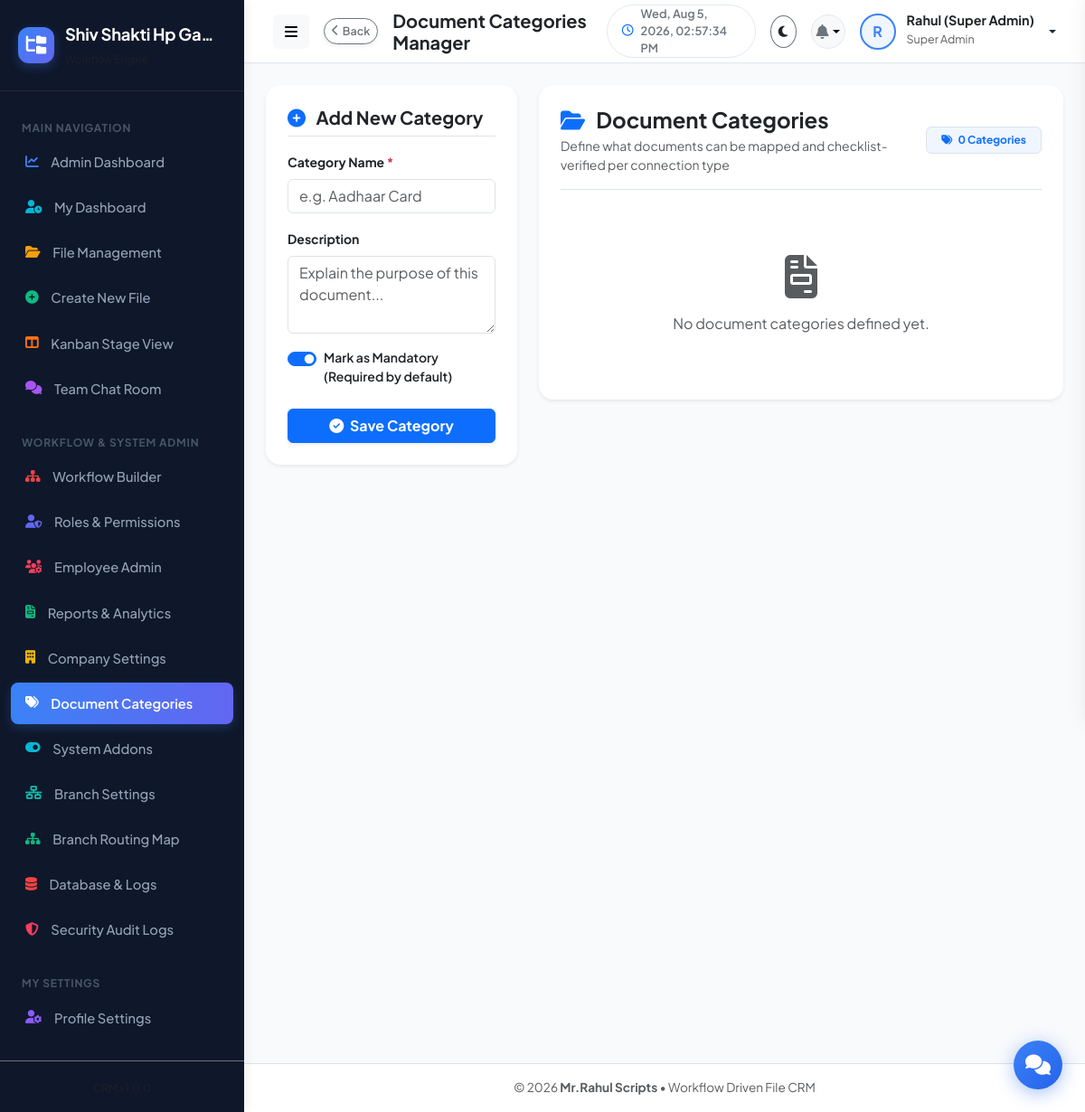
The app's page /admin/document-types.php (signed in), older data.
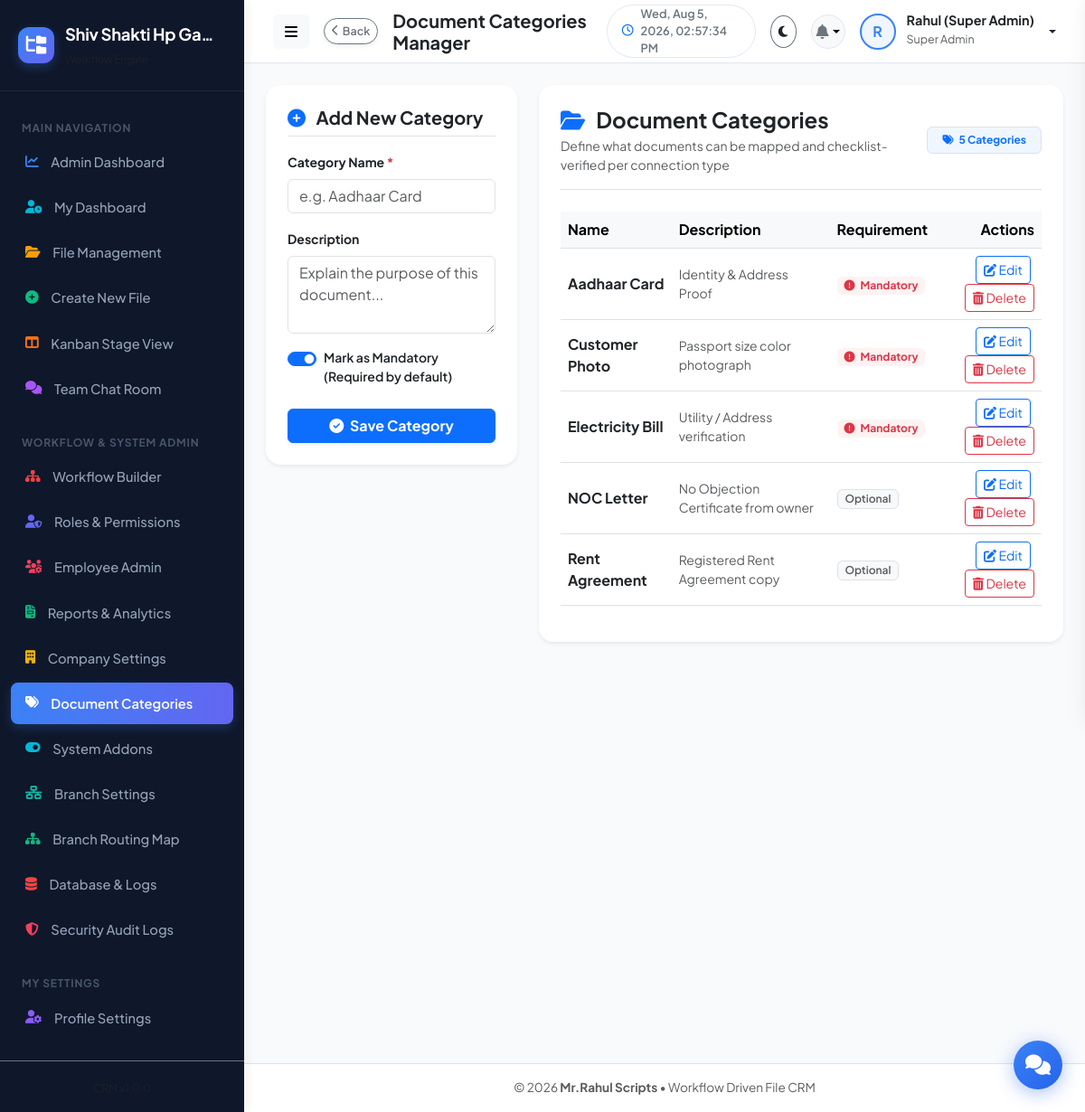
The same page, newer data.
### tables this page shows
CREATE TABLE company_settings (
              id INTEGER PRIMARY KEY AUTOINCREMENT,
              company_name TEXT NOT NULL,
              company_email TEXT,
              company_mobile TEXT,
              company_address TEXT,
              company_logo TEXT DEFAULT 'default-logo.png',
              updated_at DATETIME DEFAULT CURRENT_TIMESTAMP
            , custom_upload_path TEXT NULL);

CREATE TABLE document_types (
                            id INTEGER PRIMARY KEY AUTOINCREMENT,
                            name TEXT NOT NULL UNIQUE,
                            description TEXT,
                            is_mandatory INTEGER DEFAULT 1
                        );

### admin/document-types.php (the view, shortened to what the rows shown need)
<?php
require_once __DIR__ . '/../includes/header.php';
$db = getDB();
$docTypes = $db->query("SELECT * FROM document_types ORDER BY name ASC")->fetchAll();
?>
<div class="row g-4">
  <div class="col-lg-8">
    <div class="card border-0 shadow-sm p-4" style="border-radius: var(--radius-lg);">
      <?php if (empty($docTypes)): ?>
        <div class="text-center py-5">
          <div class="text-muted mb-3"><i class="fas fa-file-invoice fa-3x"></i></div>
          <p class="text-muted mb-0">No document categories defined yet.</p>
        </div>
      <?php else: ?>
        <div class="table-responsive">
          <table class="table table-hover align-middle">
            <thead class="table-light">
              <tr>
                <th>Name</th>
                <th>Description</th>
                <th>Requirement</th>
                <th class="text-end">Actions</th>
              </tr>
            </thead>
            <tbody>
              <?php foreach ($docTypes as $d): ?>
                <tr>
                  <td>
                    <strong class="text-dark d-block"><?= htmlspecialchars($d['name']) ?></strong>
                  </td>
                  <td class="small text-muted" style="max-width: 250px; text-truncate: ellipsis;"><?= htmlspecialchars($d['description'] ?: 'No description.') ?></td>
                  <td>
                    <?php if ($d['is_mandatory'] == 1): ?>
                      <span class="badge bg-danger-soft text-danger fw-bold"><i class="fas fa-exclamation-circle me-1"></i> Mandatory</span>
                    <?php else: ?>
                      <span class="badge bg-light text-muted border fw-semibold">Optional</span>
                    <?php endif; ?>
                  </td>
                  <td class="text-end">
                    <button type="button" class="btn btn-sm btn-outline-primary me-1" onclick="editDocType(<?= $d['id'] ?>, '<?= htmlspecialchars(addslashes($d['name'])) ?>', '<?= htmlspecialchars(addslashes($d['description'])) ?>', <?= $d['is_mandatory'] ?>)">
                      <i class="fas fa-edit"></i> Edit
                    </button>
                    <a href="document-types.php?delete_id=<?= $d['id'] ?>" class="btn btn-sm btn-outline-danger" onclick="return confirm('Are you sure you want to delete this category?')">
                      <i class="fas fa-trash-alt"></i> Delete
                    </a>
                  </td>
                </tr>
              <?php endforeach; ?>
            </tbody>
          </table>
        </div>
      <?php endif; ?>
    </div>
  </div>
</div>
<?php require_once __DIR__ . '/../includes/footer.php'; ?>

### includes/sidebar.php (shortened to what the rows shown need)
<?php
$db = getDB();
$companyInfo = $db->query("SELECT * FROM company_settings LIMIT 1")->fetch() ?: [
    'company_name' => 'File CRM',
    'company_logo' => 'default-logo.png'
];
?>
<aside class="app-sidebar">
  <div class="sidebar-header">
    <div class="brand-details">
      <div class="brand-text text-truncate" style="max-width: 170px;" title="<?= htmlspecialchars($companyInfo['company_name']) ?>">
        <?= htmlspecialchars($companyInfo['company_name']) ?>
      </div>
      <small class="text-muted brand-subtext" style="font-size: 0.72rem;">Workflow Engine</small>
    </div>
  </div>
</aside>

Row changes from the older to the newer data that the page shows:
added document_types: name "Aadhaar Card", description "Identity & Address Proof", is_mandatory 1 (drawn)
added document_types: name "Customer Photo", description "Passport size color photograph", is_mandatory 1 (drawn)
added document_types: name "Electricity Bill", description "Utility / Address verification", is_mandatory 1 (drawn)
added document_types: name "NOC Letter", description "No Objection Certificate from owner", is_mandatory "Optional"
added document_types: name "Rent Agreement", description "Registered Rent Agreement copy", is_mandatory "Optional"
Text that changed along with them:
count($docTypes): "0" → "5"
text no longer shown: "No document categories defined yet."
text now shown: "Name Description Requirement Actions"
